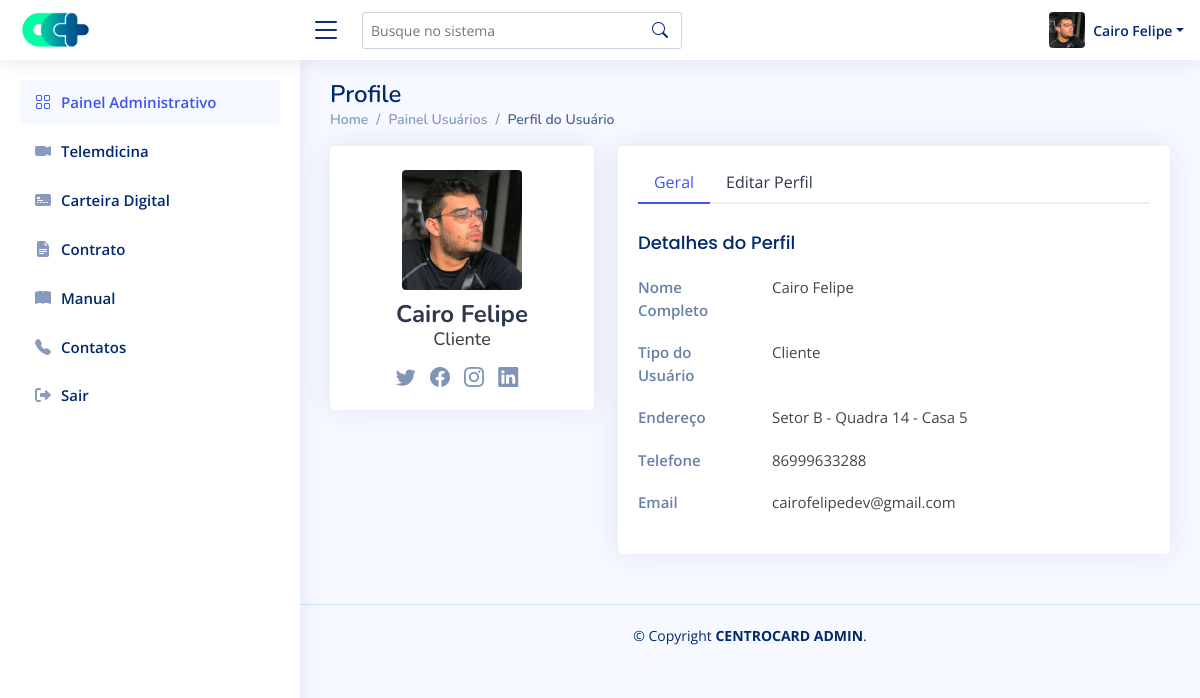
Page /admin/perfil.php?edit_id=15 (signed in) on the committed database.
### tables this page shows
CREATE TABLE `users` (
  `id` int(11) NOT NULL AUTO_INCREMENT,
  `name` varchar(100) DEFAULT NULL,
  `login` varchar(50) DEFAULT NULL,
  `email` varchar(100) DEFAULT NULL,
  `pass` varchar(100) DEFAULT NULL,
  `type` int(11) DEFAULT NULL,
  `whats` varchar(50) DEFAULT NULL,
  `img` varchar(200) DEFAULT NULL,
  `data_create` timestamp NULL DEFAULT current_timestamp(),
  `address` varchar(200) DEFAULT NULL,
  `district` varchar(100) DEFAULT NULL,
  `city` varchar(100) DEFAULT NULL,
  `state` varchar(100) DEFAULT NULL,
  `status` varchar(50) DEFAULT NULL,
  `plan` varchar(20) DEFAULT NULL,
  PRIMARY KEY (`id`)
);

### admin/perfil.php (the view, shortened to what this page needs)
<?php
require_once 'dbconfig.php';
if (isset($_GET['edit_id']) && !empty($_GET['edit_id'])) {
  $id = $_GET['edit_id'];
  $stmt_edit = $DB_con->prepare('SELECT * FROM users WHERE id =:uid');
  $stmt_edit->execute(array(':uid' => $id));
  $edit_row = $stmt_edit->fetch(PDO::FETCH_ASSOC);
  extract($edit_row);
} else {
  header("Location: painel-perfil.php");
}
?>
<!DOCTYPE html>
<html lang="pt-br">
<head>
  <link rel="stylesheet" href="https://cdnjs.cloudflare.com/ajax/libs/font-awesome/6.0.0-beta3/css/all.min.css" />
  <link href="assets/vendor/bootstrap/css/bootstrap.min.css" rel="stylesheet">
  <link rel="stylesheet" href="https://cdn.jsdelivr.net/npm/bootstrap-icons@1.8.1/font/bootstrap-icons.css">
  <link href="assets/vendor/remixicon/remixicon.css" rel="stylesheet">
  <link href="assets/vendor/boxicons/css/boxicons.min.css" rel="stylesheet">
  <link href="assets/vendor/quill/quill.snow.css" rel="stylesheet">
  <link href="assets/vendor/quill/quill.bubble.css" rel="stylesheet">
  <link href="assets/vendor/simple-datatables/style.css" rel="stylesheet">
  <link href="assets/css/style.css" rel="stylesheet">
</head>
<body>
  <?php include "components/header.php" ?>
  <?php include "components/sidebar.php" ?>
  <main id="main" class="main">
    <div class="pagetitle">
      <h1>Profile</h1>
      <nav>
        <ol class="breadcrumb">
          <li class="breadcrumb-item"><a href="painel-controle.php">Home</a></li>
          <li class="breadcrumb-item">Painel Usuários</li>
          <li class="breadcrumb-item active">Perfil do Usuário</li>
        </ol>
      </nav>
    </div>
    <section class="section profile">
      <div class="row">
        <div class="col-xl-4">
          <div class="card">
            <div class="card-body profile-card pt-4 d-flex flex-column align-items-center">
              <img src="./uploads/usuarios/<?php echo $img; ?>" onerror="this.src='./assets/img/semperfil.png'" class="rounded">
              <h2><?php echo $name; ?></h2>
              <h3>
                <?php
                if ($type == 4) {
                  echo "Cliente";
                } ?>
              </h3>
              <div class="social-links mt-2">
                <a href="#" class="twitter"><i class="bi bi-twitter"></i></a>
                <a href="#" class="facebook"><i class="bi bi-facebook"></i></a>
                <a href="#" class="instagram"><i class="bi bi-instagram"></i></a>
                <a href="#" class="linkedin"><i class="bi bi-linkedin"></i></a>
              </div>
            </div>
          </div>
        </div>
        <div class="col-xl-8">
          <div class="card">
            <div class="card-body pt-3">
              <ul class="nav nav-tabs nav-tabs-bordered">
                <li class="nav-item">
                  <button class="nav-link active" data-bs-toggle="tab" data-bs-target="#profile-overview">Geral</button>
                </li>
                <li class="nav-item">
                  <button class="nav-link" data-bs-toggle="tab" data-bs-target="#profile-edit">Editar Perfil</button>
                </li>
              </ul>
              <div class="tab-content pt-2">
                <div class="tab-pane fade show active profile-overview" id="profile-overview">
                  <h5 class="card-title">Detalhes do Perfil</h5>
                  <div class="row">
                    <div class="col-lg-3 col-md-4 label ">Nome Completo</div>
                    <div class="col-lg-9 col-md-8"><?php echo $name; ?></div>
                  </div>
                  <div class="row">
                    <div class="col-lg-3 col-md-4 label">Tipo do Usuário</div>
                    <div class="col-lg-9 col-md-8">
                      <?php
                      if ($type == 4) {
                        echo "Cliente";
                      } ?>
                    </div>
                  </div>
                  <div class="row">
                    <div class="col-lg-3 col-md-4 label">Endereço</div>
                    <div class="col-lg-9 col-md-8">
                      <?php
                      if ($address == null) {
                        echo "não informado";
                      } else {
                        echo $address;
                      } ?>
                    </div>
                  </div>
                  <div class="row">
                    <div class="col-lg-3 col-md-4 label">Telefone</div>
                    <div class="col-lg-9 col-md-8"><?php echo $whats; ?></div>
                  </div>
                  <div class="row">
                    <div class="col-lg-3 col-md-4 label">Email</div>
                    <div class="col-lg-9 col-md-8"><?php echo $email; ?></div>
                  </div>
                </div>
              </div>
            </div>
          </div>
        </div>
      </div>
    </section>
  </main>
  <?php include "components/footer.php"; ?>
</body>
</html>

### admin/assets/css/style.css (style rules this page uses)
:root { scroll-behavior: smooth; }
body { font-family: "Open Sans", sans-serif; background : #f6f9ff; color : #444444; }
a { color : #4154f1; text-decoration: none; }
h1, h2, h3, h4, h5, h6 { font-family: "Nunito", sans-serif; }
#main { margin-top: 60px; padding : 20px 30px; transition: all 0.3s; }
.pagetitle { margin-bottom: 10px; }
.pagetitle h1 { font-size : 24px; margin-bottom: 0; font-weight : 600; color : #012970; }
.card { margin-bottom: 30px; border : none; border-radius: 5px; box-shadow : 0px 0 30px rgba(1, 41, 112, 0.1); overflow : hidden; }
.card-title { padding : 20px 0 15px 0; font-size : 18px; font-weight: 500; color : #012970; font-family: "Poppins", sans-serif; }
.card-body { padding: 0 20px 20px 20px; }
.breadcrumb { font-size : 14px; font-family: "Nunito", sans-serif; color : #899bbd; font-weight: 600; }
.breadcrumb a { color : #899bbd; transition: 0.3s; }
.breadcrumb .breadcrumb-item::before { color: #899bbd; }
.breadcrumb .active { color : #51678f; font-weight: 600; }
.nav-tabs-bordered { border-bottom: 2px solid #ebeef4; }
.nav-tabs-bordered .nav-link { margin-bottom: -2px; border : none; color : #2c384e; }
.nav-tabs-bordered .nav-link.active { background-color: #fff; color : #4154f1; border-bottom : 2px solid #4154f1; }
@media (min-width: 1200px) { #main, #footer { margin-left: 300px; } }
.profile .profile-card img { max-width: 120px; }
.profile .profile-card h2 { font-size : 24px; font-weight: 700; color : #2c384e; margin : 10px 0 0 0; }
.profile .profile-card h3 { font-size: 18px; }
.profile .profile-card .social-links a { font-size : 20px; display : inline-block; color : rgba(1, 41, 112, 0.5); line-height : 0; margin-right: 10px; transition : 0.3s; }
.profile .profile-overview .row { margin-bottom: 20px; font-size : 15px; }
.profile .profile-overview .card-title { color: #012970; }
.profile .profile-overview .label { font-weight: 600; color : rgba(1, 41, 112, 0.6); }

### rows in the picture
users: img (picture), name "Cairo Felipe", address "Setor B - Quadra 14 - Casa 5", whats "86999633288", email "cairofelipedev@gmail.com"

### other values in the picture
$_SESSION['name'] "Cairo Felipe"
